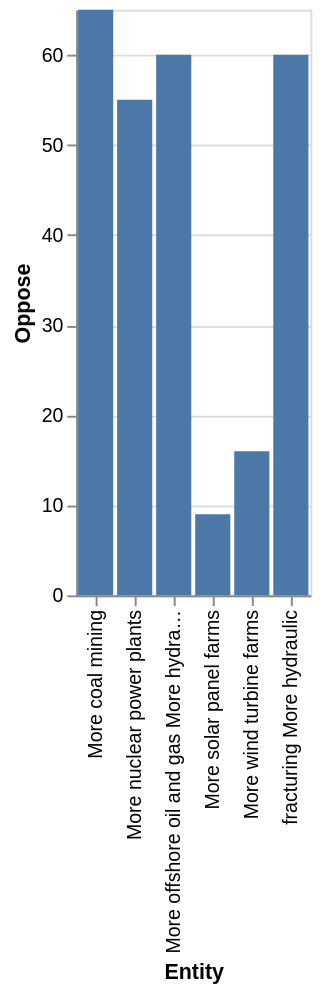

This figure's Vega-Lite source:
### Vega-Lite specification from a JSON file in a GitHub repository (floating-point values rounded to 4 significant figures)
{"$schema": "https://vega.github.io/schema/vega-lite/v5.json", "description": "Bar chart auto-generated from CSV", "data": {"values": [{"Entity": "More coal mining", "Oppose": "65", "Favor": "33"}, {"Entity": "fracturing More hydraulic", "Oppose": "60", "Favor": "37"}, {"Entity": "More offshore oil and gas More hydraulic fracturing", "Oppose": "60", "Favor": "58"}, {"Entity": "More nuclear power plants", "Oppose": "55", "Favor": "43"}, {"Entity": "More wind turbine farms", "Oppose": "16", "Favor": "83"}, {"Entity": "More solar panel farms", "Oppose": "9", "Favor": "90"}]}, "mark": "bar", "encoding": {"x": {"field": "Entity", "type": "ordinal"}, "y": {"field": "Oppose", "type": "quantitative"}}}
